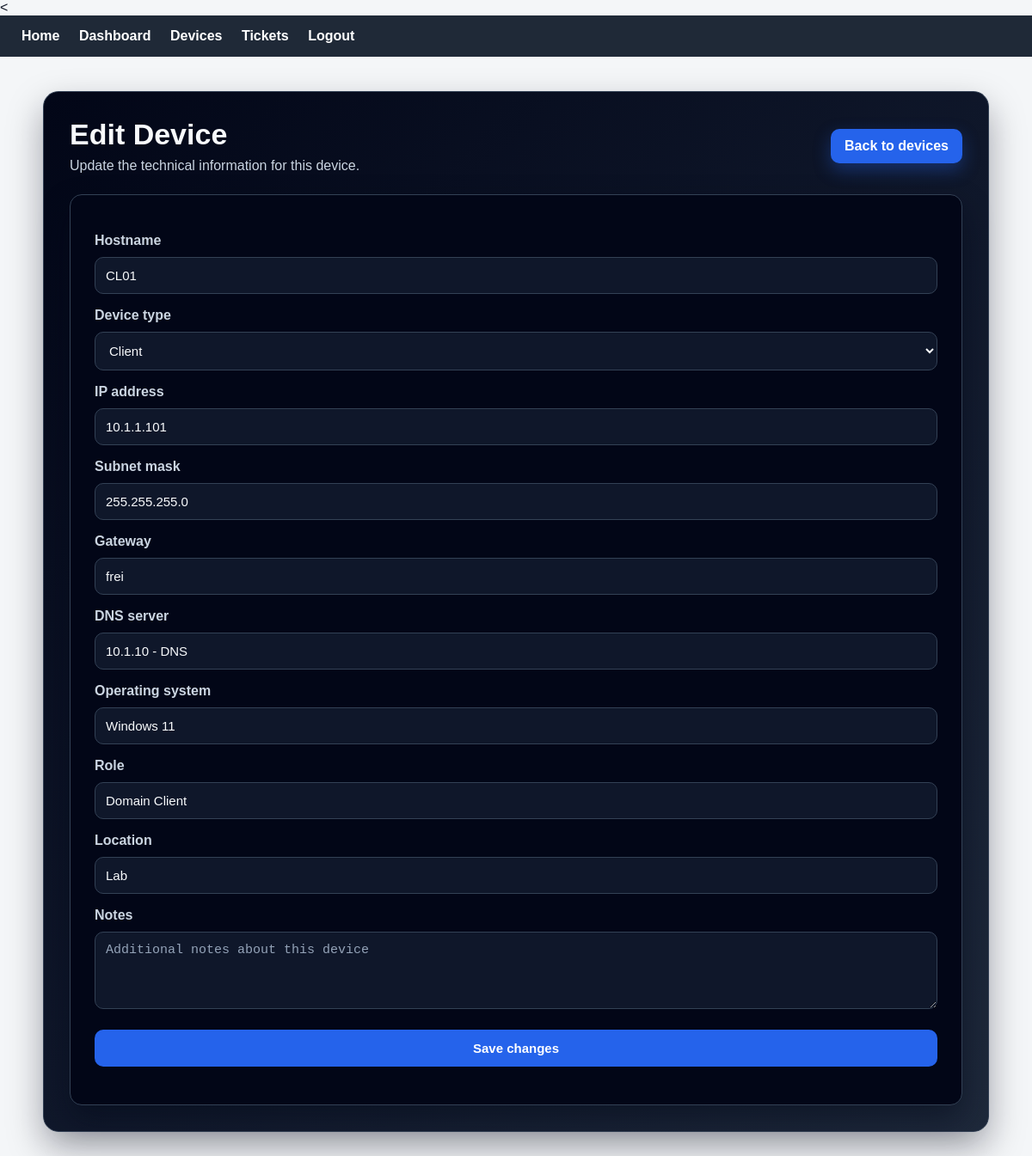
/devices/2/edit (signed in), run on the app's committed database.
### tables this page shows
CREATE TABLE devices (
    id INTEGER PRIMARY KEY AUTOINCREMENT,
    user_id INTEGER NOT NULL,
    hostname TEXT NOT NULL,
    device_type TEXT NOT NULL,
    ip_address TEXT NOT NULL,
    subnet_mask TEXT,
    gateway TEXT,
    dns_server TEXT,
    operating_system TEXT,
    role TEXT,
    location TEXT,
    notes TEXT,
    FOREIGN KEY(user_id) REFERENCES users(id)
);

### app.py (the view, shortened to what this page needs)
@app.route("/devices/<int:device_id>/edit", methods=["GET", "POST"])
def edit_device(device_id):
    if "user_id" not in session:
        return redirect("/login")
    connection = get_db_connection()
    device = connection.execute(
        "SELECT * FROM devices WHERE id = ? AND user_id = ?",
        (device_id, session["user_id"])
    ).fetchone()
    if device is None:
        connection.close()
        flash("Device not found.")
        return redirect("/devices")
    connection.close()
    return render_template("edit_device.html", device=device)

### app.py (called while the page is built)
def get_db_connection():
    connection = sqlite3.connect("lab.db")
    connection.row_factory = sqlite3.Row
    return connection

### templates/edit_device.html (shortened to what this page needs)
{% extends "layout.html" %}
{% block main %}
<div class="form-page">
    <div class="form-header">
        <div>
            <h1>Edit Device</h1>
            <p>Update the technical information for this device.</p>
        </div>
        <a class="action-link" href="/devices">Back to devices</a>
    </div>
    <div class="form-card">
        <form method="post" onsubmit="return validateDeviceForm()">
            <label for="hostname">Hostname</label>
            <input
                id="hostname"
                name="hostname"
                value="{{ device['hostname'] }}"
                placeholder="Example: DC01"
            >
            <label for="device_type">Device type</label>
            <select id="device_type" name="device_type">
                <option value="Client" {% if device['device_type'] == 'Client' %}selected{% endif %}>Client</option>
            </select>
            <label for="ip_address">IP address</label>
            <input
                id="ip_address"
                name="ip_address"
                value="{{ device['ip_address'] }}"
                placeholder="Example: 10.1.1.10"
            >
            <label for="subnet_mask">Subnet mask</label>
            <input
                id="subnet_mask"
                name="subnet_mask"
                value="{{ device['subnet_mask'] }}"
                placeholder="Example: 255.255.255.0"
            >
            <label for="gateway">Gateway</label>
            <input
                id="gateway"
                name="gateway"
                value="{{ device['gateway'] }}"
                placeholder="Example: 10.1.1.1"
            >
            <label for="dns_server">DNS server</label>
            <input
                id="dns_server"
                name="dns_server"
                value="{{ device['dns_server'] }}"
                placeholder="Example: 10.1.1.10"
            >
            <label for="operating_system">Operating system</label>
            <input
                id="operating_system"
                name="operating_system"
                value="{{ device['operating_system'] }}"
                placeholder="Example: Windows Server"
            >
            <label for="role">Role</label>
            <input
                id="role"
                name="role"
                value="{{ device['role'] }}"
                placeholder="Example: AD DS, DNS, DHCP"
            >
            <label for="location">Location</label>
            <input
                id="location"
                name="location"
                value="{{ device['location'] }}"
                placeholder="Example: Server room"
            >
            <label for="notes">Notes</label>
            <textarea
                id="notes"
                name="notes"
                placeholder="Additional notes about this device"
            >{{ device['notes'] }}</textarea>
            <button type="submit">Save changes</button>
        </form>
    </div>
</div>
{% endblock %}

### static/style.css (style rules this page uses)
* { box-sizing: border-box; }
body { font-family: Arial, sans-serif; margin: 0; background: #f4f6f8; color: #111827; }
a { color: #2563eb; }
h1 { color: #111827; }
input, button, select, textarea { display: block; width: 100%; margin: 10px 0; padding: 10px; font-size: 15px; }
textarea { min-height: 90px; resize: vertical; }
button { background: #1f2937; color: white; border: none; cursor: pointer; border-radius: 6px; font-weight: bold; }
.action-link { display: inline-block; background: #2563eb; color: white; padding: 11px 16px; border-radius: 10px; text-decoration: none; font-weight: bold; box-shadow: 0 8px 20px rgba(37, 99, 235, 0.25); }
.dashboard-page, .devices-page, .tickets-page, .form-page { background: linear-gradient(135deg, #020617, #0f172a, #1e293b); border-radius: 18px; padding: 30px; border: 1px solid #334155; box-shadow: 0 18px 40px rgba(2, 6, 23, 0.35); }
.dashboard-header, .devices-header, .tickets-header, .form-header { display: flex; justify-content: space-between; align-items: center; gap: 20px; margin-bottom: 24px; }
.dashboard-header h1, .devices-header h1, .tickets-header h1, .form-header h1 { margin: 0; color: #f8fafc; font-size: 34px; }
.dashboard-header p, .devices-header p, .tickets-header p, .form-header p { margin: 8px 0 0 0; color: #cbd5e1; }
.dashboard-page .action-link, .devices-page .action-link, .tickets-page .action-link, .form-page .action-link { background: #2563eb; color: white; box-shadow: 0 8px 20px rgba(37, 99, 235, 0.35); }
.form-card { background: #020617; border: 1px solid #334155; border-radius: 14px; padding: 28px; box-shadow: 0 16px 35px rgba(2, 6, 23, 0.45); }
.form-card label { display: block; color: #cbd5e1; font-weight: bold; margin-top: 16px; margin-bottom: 6px; }
.form-card input, .form-card select, .form-card textarea { background: #0f172a; color: #f8fafc; border: 1px solid #334155; border-radius: 10px; padding: 12px; }
.form-card input::placeholder, .form-card textarea::placeholder { color: #94a3b8; }
.form-card button { margin-top: 24px; background: #2563eb; color: white; border-radius: 10px; padding: 13px; font-weight: bold; }

### data on the page
devices: hostname "CL01", device_type "Client", ip_address "10.1.1.101", subnet_mask "255.255.255.0", gateway "frei", dns_server "10.1.10 - DNS", operating_system "Windows 11", role "Domain Client", location "Lab"
